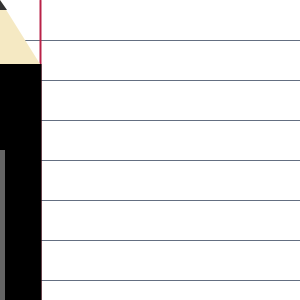
Frame 1 (no input)
Frame 60 (the mouse pressed at the canvas centre just before this capture): identical to frame 1, image omitted
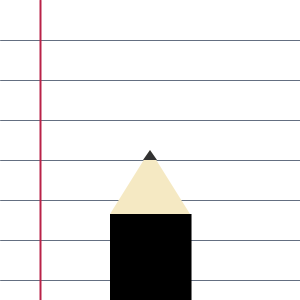
Frame 120 (the mouse held since frame 60 and released just before this capture)

The Processing sketch that drew these frames (run headless with seeded random() and noise(); from frame 60 on, the mouse is pressed at the canvas centre):

// Processing sketch: processing_35663
// ── processing_35663.pde

// THERE IS NO INK IN THIS PEN ...

void setup() {
  size(300, 300);
  background(255, 255, 255);
}
int x=0;
int y=0;
void draw() {

  // LINED PAPER BACKGROUND AS FOLLOWS:
  //horizontal lines -
  background(255, 255, 255);
  strokeWeight(1);
  stroke(100, 111, 129);
  line(x, y+40, width, y+40);
  line(x, y+80, width, y+80);
  line(x, y+120, width, y+120);
  line(x, y+160, width, y+160);
  line(x, y+200, width, y+200);
  line(x, y+240, width, y+240);
  line(x, y+280, width, y+280);
  //verticalline -
  strokeWeight(2);
  stroke(185, 34, 72);
  line(x+40, y, x+40, height);
  //PEN SHAFT:
  noStroke();
  fill(x);
  rect(mouseX-40, mouseY+64, width/3.68, height*3);
  //POINT OF PEN:
  noStroke();
  fill(245, 233, 195);
  triangle(mouseX, mouseY, mouseX-40, mouseY+64, mouseX+40, mouseY+64);
  fill(50);
  triangle(mouseX, mouseY, mouseX-7, mouseY+10, mouseX+7, mouseY+10);
  fill(100);
  rect(mouseX-10, mouseY+150, width/20, height*2);
}
